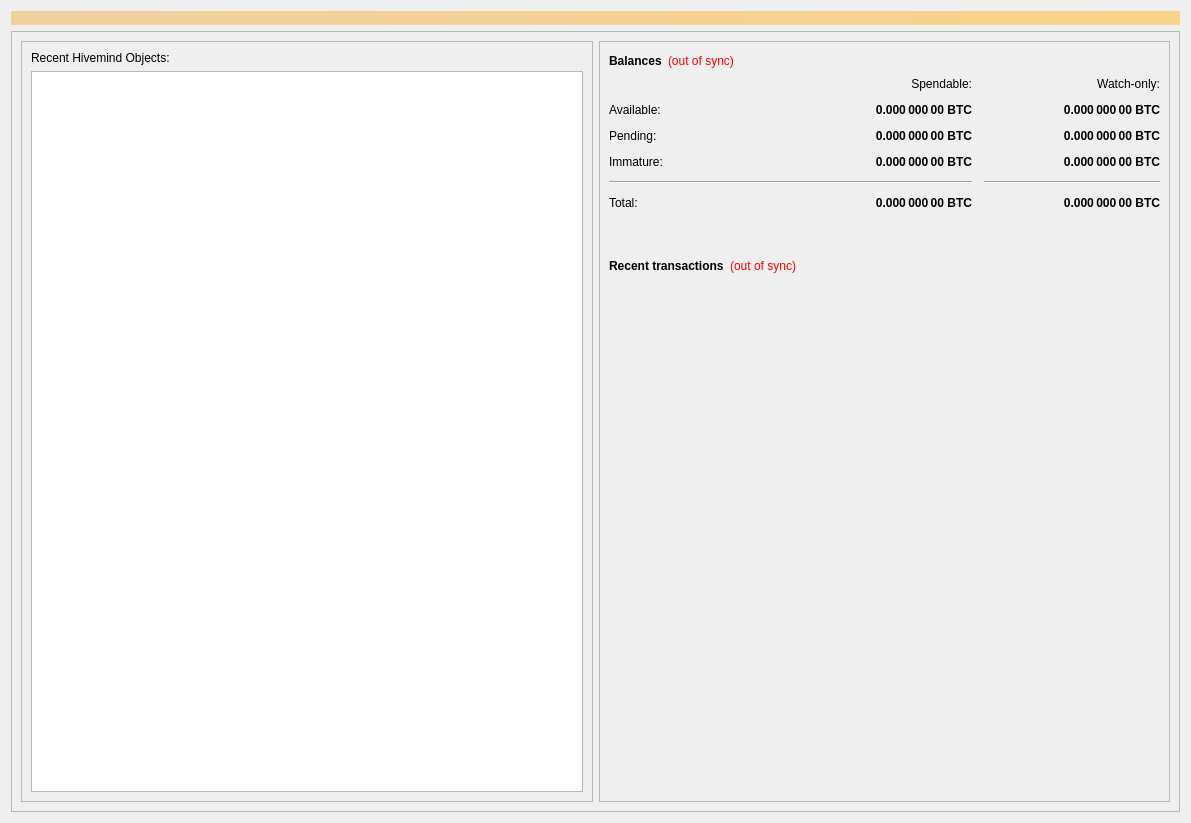
<?xml version="1.0" encoding="UTF-8"?>
<ui version="4.0">
 <class>OverviewPage</class>
 <widget class="QWidget" name="OverviewPage">
  <property name="geometry">
   <rect>
    <x>0</x>
    <y>0</y>
    <width>1191</width>
    <height>823</height>
   </rect>
  </property>
  <property name="windowTitle">
   <string>Form</string>
  </property>
  <layout class="QVBoxLayout" name="topLayout">
   <item>
    <widget class="QLabel" name="labelAlerts">
     <property name="visible">
      <bool>true</bool>
     </property>
     <property name="styleSheet">
      <string notr="true">background-color: qlineargradient(x1: 0, y1: 0, x2: 1, y2: 0, stop:0 #F0D0A0, stop:1 #F8D488); color:#000000;</string>
     </property>
     <property name="wordWrap">
      <bool>true</bool>
     </property>
     <property name="margin">
      <number>3</number>
     </property>
    </widget>
   </item>
   <item>
    <widget class="QFrame" name="frame">
     <property name="frameShape">
      <enum>QFrame::StyledPanel</enum>
     </property>
     <property name="frameShadow">
      <enum>QFrame::Raised</enum>
     </property>
     <layout class="QHBoxLayout" name="horizontalLayout_5">
      <item>
       <widget class="QFrame" name="frame_4">
        <property name="frameShape">
         <enum>QFrame::StyledPanel</enum>
        </property>
        <property name="frameShadow">
         <enum>QFrame::Raised</enum>
        </property>
        <layout class="QVBoxLayout" name="verticalLayout_4">
         <item>
          <widget class="QLabel" name="label">
           <property name="text">
            <string>Recent Hivemind Objects:</string>
           </property>
          </widget>
         </item>
         <item>
          <widget class="QTableView" name="tableViewHivemindObjects"/>
         </item>
        </layout>
       </widget>
      </item>
      <item>
       <widget class="QFrame" name="frame_5">
        <property name="frameShape">
         <enum>QFrame::StyledPanel</enum>
        </property>
        <property name="frameShadow">
         <enum>QFrame::Raised</enum>
        </property>
        <layout class="QVBoxLayout" name="verticalLayout_5">
         <item>
          <layout class="QHBoxLayout" name="horizontalLayout_4">
           <item>
            <widget class="QLabel" name="label_5">
             <property name="font">
              <font>
               <weight>75</weight>
               <bold>true</bold>
              </font>
             </property>
             <property name="text">
              <string>Balances</string>
             </property>
            </widget>
           </item>
           <item>
            <widget class="QLabel" name="labelWalletStatus">
             <property name="cursor">
              <cursorShape>WhatsThisCursor</cursorShape>
             </property>
             <property name="toolTip">
              <string>The displayed information may be out of date. Your wallet automatically synchronizes with the Hivemind network after a connection is established, but this process has not completed yet.</string>
             </property>
             <property name="styleSheet">
              <string notr="true">QLabel { color: red; }</string>
             </property>
             <property name="text">
              <string notr="true">(out of sync)</string>
             </property>
             <property name="alignment">
              <set>Qt::AlignLeading|Qt::AlignLeft|Qt::AlignVCenter</set>
             </property>
            </widget>
           </item>
           <item>
            <spacer name="horizontalSpacer_3">
             <property name="orientation">
              <enum>Qt::Horizontal</enum>
             </property>
             <property name="sizeHint" stdset="0">
              <size>
               <width>40</width>
               <height>20</height>
              </size>
             </property>
            </spacer>
           </item>
          </layout>
         </item>
         <item>
          <layout class="QGridLayout" name="gridLayout">
           <property name="spacing">
            <number>12</number>
           </property>
           <item row="4" column="0" colspan="2">
            <widget class="Line" name="line">
             <property name="orientation">
              <enum>Qt::Horizontal</enum>
             </property>
            </widget>
           </item>
           <item row="4" column="2">
            <widget class="Line" name="lineWatchBalance">
             <property name="sizePolicy">
              <sizepolicy hsizetype="Preferred" vsizetype="Fixed">
               <horstretch>0</horstretch>
               <verstretch>0</verstretch>
              </sizepolicy>
             </property>
             <property name="minimumSize">
              <size>
               <width>140</width>
               <height>0</height>
              </size>
             </property>
             <property name="orientation">
              <enum>Qt::Horizontal</enum>
             </property>
            </widget>
           </item>
           <item row="0" column="2">
            <widget class="QLabel" name="labelWatchonly">
             <property name="text">
              <string>Watch-only:</string>
             </property>
             <property name="alignment">
              <set>Qt::AlignRight|Qt::AlignTrailing|Qt::AlignVCenter</set>
             </property>
            </widget>
           </item>
           <item row="0" column="1">
            <widget class="QLabel" name="labelSpendable">
             <property name="text">
              <string>Spendable:</string>
             </property>
             <property name="alignment">
              <set>Qt::AlignRight|Qt::AlignTrailing|Qt::AlignVCenter</set>
             </property>
            </widget>
           </item>
           <item row="5" column="2">
            <widget class="QLabel" name="labelWatchTotal">
             <property name="font">
              <font>
               <weight>75</weight>
               <bold>true</bold>
              </font>
             </property>
             <property name="cursor">
              <cursorShape>IBeamCursor</cursorShape>
             </property>
             <property name="toolTip">
              <string>Current total balance in watch-only addresses</string>
             </property>
             <property name="text">
              <string notr="true">0.000 000 00 BTC</string>
             </property>
             <property name="alignment">
              <set>Qt::AlignRight|Qt::AlignTrailing|Qt::AlignVCenter</set>
             </property>
             <property name="textInteractionFlags">
              <set>Qt::LinksAccessibleByMouse|Qt::TextSelectableByKeyboard|Qt::TextSelectableByMouse</set>
             </property>
            </widget>
           </item>
           <item row="3" column="2">
            <widget class="QLabel" name="labelWatchImmature">
             <property name="font">
              <font>
               <weight>75</weight>
               <bold>true</bold>
              </font>
             </property>
             <property name="cursor">
              <cursorShape>IBeamCursor</cursorShape>
             </property>
             <property name="toolTip">
              <string>Mined balance in watch-only addresses that has not yet matured</string>
             </property>
             <property name="text">
              <string notr="true">0.000 000 00 BTC</string>
             </property>
             <property name="alignment">
              <set>Qt::AlignRight|Qt::AlignTrailing|Qt::AlignVCenter</set>
             </property>
             <property name="textInteractionFlags">
              <set>Qt::LinksAccessibleByMouse|Qt::TextSelectableByKeyboard|Qt::TextSelectableByMouse</set>
             </property>
            </widget>
           </item>
           <item row="2" column="2">
            <widget class="QLabel" name="labelWatchPending">
             <property name="font">
              <font>
               <weight>75</weight>
               <bold>true</bold>
              </font>
             </property>
             <property name="cursor">
              <cursorShape>IBeamCursor</cursorShape>
             </property>
             <property name="toolTip">
              <string>Unconfirmed transactions to watch-only addresses</string>
             </property>
             <property name="text">
              <string notr="true">0.000 000 00 BTC</string>
             </property>
             <property name="alignment">
              <set>Qt::AlignRight|Qt::AlignTrailing|Qt::AlignVCenter</set>
             </property>
             <property name="textInteractionFlags">
              <set>Qt::LinksAccessibleByMouse|Qt::TextSelectableByKeyboard|Qt::TextSelectableByMouse</set>
             </property>
            </widget>
           </item>
           <item row="1" column="2">
            <widget class="QLabel" name="labelWatchAvailable">
             <property name="font">
              <font>
               <weight>75</weight>
               <bold>true</bold>
              </font>
             </property>
             <property name="cursor">
              <cursorShape>IBeamCursor</cursorShape>
             </property>
             <property name="toolTip">
              <string>Your current balance in watch-only addresses</string>
             </property>
             <property name="text">
              <string notr="true">0.000 000 00 BTC</string>
             </property>
             <property name="alignment">
              <set>Qt::AlignRight|Qt::AlignTrailing|Qt::AlignVCenter</set>
             </property>
             <property name="textInteractionFlags">
              <set>Qt::LinksAccessibleByMouse|Qt::TextSelectableByKeyboard|Qt::TextSelectableByMouse</set>
             </property>
            </widget>
           </item>
           <item row="5" column="1">
            <widget class="QLabel" name="labelTotal">
             <property name="font">
              <font>
               <weight>75</weight>
               <bold>true</bold>
              </font>
             </property>
             <property name="cursor">
              <cursorShape>IBeamCursor</cursorShape>
             </property>
             <property name="toolTip">
              <string>Your current total balance</string>
             </property>
             <property name="text">
              <string notr="true">0.000 000 00 BTC</string>
             </property>
             <property name="alignment">
              <set>Qt::AlignRight|Qt::AlignTrailing|Qt::AlignVCenter</set>
             </property>
             <property name="textInteractionFlags">
              <set>Qt::LinksAccessibleByMouse|Qt::TextSelectableByKeyboard|Qt::TextSelectableByMouse</set>
             </property>
            </widget>
           </item>
           <item row="3" column="1">
            <widget class="QLabel" name="labelImmature">
             <property name="font">
              <font>
               <weight>75</weight>
               <bold>true</bold>
              </font>
             </property>
             <property name="cursor">
              <cursorShape>IBeamCursor</cursorShape>
             </property>
             <property name="toolTip">
              <string>Mined balance that has not yet matured</string>
             </property>
             <property name="text">
              <string notr="true">0.000 000 00 BTC</string>
             </property>
             <property name="alignment">
              <set>Qt::AlignRight|Qt::AlignTrailing|Qt::AlignVCenter</set>
             </property>
             <property name="textInteractionFlags">
              <set>Qt::LinksAccessibleByMouse|Qt::TextSelectableByKeyboard|Qt::TextSelectableByMouse</set>
             </property>
            </widget>
           </item>
           <item row="2" column="1">
            <widget class="QLabel" name="labelUnconfirmed">
             <property name="font">
              <font>
               <weight>75</weight>
               <bold>true</bold>
              </font>
             </property>
             <property name="cursor">
              <cursorShape>IBeamCursor</cursorShape>
             </property>
             <property name="toolTip">
              <string>Total of transactions that have yet to be confirmed, and do not yet count toward the spendable balance</string>
             </property>
             <property name="text">
              <string notr="true">0.000 000 00 BTC</string>
             </property>
             <property name="alignment">
              <set>Qt::AlignRight|Qt::AlignTrailing|Qt::AlignVCenter</set>
             </property>
             <property name="textInteractionFlags">
              <set>Qt::LinksAccessibleByMouse|Qt::TextSelectableByKeyboard|Qt::TextSelectableByMouse</set>
             </property>
            </widget>
           </item>
           <item row="1" column="1">
            <widget class="QLabel" name="labelBalance">
             <property name="font">
              <font>
               <weight>75</weight>
               <bold>true</bold>
              </font>
             </property>
             <property name="cursor">
              <cursorShape>IBeamCursor</cursorShape>
             </property>
             <property name="toolTip">
              <string>Your current spendable balance</string>
             </property>
             <property name="text">
              <string notr="true">0.000 000 00 BTC</string>
             </property>
             <property name="alignment">
              <set>Qt::AlignRight|Qt::AlignTrailing|Qt::AlignVCenter</set>
             </property>
             <property name="textInteractionFlags">
              <set>Qt::LinksAccessibleByMouse|Qt::TextSelectableByKeyboard|Qt::TextSelectableByMouse</set>
             </property>
            </widget>
           </item>
           <item row="5" column="0">
            <widget class="QLabel" name="labelTotalText">
             <property name="text">
              <string>Total:</string>
             </property>
            </widget>
           </item>
           <item row="3" column="0">
            <widget class="QLabel" name="labelImmatureText">
             <property name="text">
              <string>Immature:</string>
             </property>
            </widget>
           </item>
           <item row="2" column="0">
            <widget class="QLabel" name="labelPendingText">
             <property name="text">
              <string>Pending:</string>
             </property>
            </widget>
           </item>
           <item row="1" column="0">
            <widget class="QLabel" name="labelBalanceText">
             <property name="text">
              <string>Available:</string>
             </property>
            </widget>
           </item>
          </layout>
         </item>
         <item>
          <spacer name="verticalSpacer">
           <property name="orientation">
            <enum>Qt::Vertical</enum>
           </property>
           <property name="sizeType">
            <enum>QSizePolicy::Minimum</enum>
           </property>
           <property name="sizeHint" stdset="0">
            <size>
             <width>20</width>
             <height>40</height>
            </size>
           </property>
          </spacer>
         </item>
         <item>
          <layout class="QHBoxLayout" name="horizontalLayout_2">
           <item>
            <widget class="QLabel" name="label_4">
             <property name="font">
              <font>
               <weight>75</weight>
               <bold>true</bold>
              </font>
             </property>
             <property name="text">
              <string>Recent transactions</string>
             </property>
            </widget>
           </item>
           <item>
            <widget class="QLabel" name="labelTransactionsStatus">
             <property name="cursor">
              <cursorShape>WhatsThisCursor</cursorShape>
             </property>
             <property name="toolTip">
              <string>The displayed information may be out of date. Your wallet automatically synchronizes with the Hivemind network after a connection is established, but this process has not completed yet.</string>
             </property>
             <property name="styleSheet">
              <string notr="true">QLabel { color: red; }</string>
             </property>
             <property name="text">
              <string notr="true">(out of sync)</string>
             </property>
             <property name="alignment">
              <set>Qt::AlignRight|Qt::AlignTrailing|Qt::AlignVCenter</set>
             </property>
            </widget>
           </item>
           <item>
            <spacer name="horizontalSpacer">
             <property name="orientation">
              <enum>Qt::Horizontal</enum>
             </property>
             <property name="sizeHint" stdset="0">
              <size>
               <width>40</width>
               <height>20</height>
              </size>
             </property>
            </spacer>
           </item>
          </layout>
         </item>
         <item>
          <widget class="QListView" name="listTransactions">
           <property name="styleSheet">
            <string notr="true">QListView { background: transparent; }</string>
           </property>
           <property name="frameShape">
            <enum>QFrame::NoFrame</enum>
           </property>
           <property name="verticalScrollBarPolicy">
            <enum>Qt::ScrollBarAlwaysOff</enum>
           </property>
           <property name="horizontalScrollBarPolicy">
            <enum>Qt::ScrollBarAlwaysOff</enum>
           </property>
           <property name="selectionMode">
            <enum>QAbstractItemView::NoSelection</enum>
           </property>
          </widget>
         </item>
        </layout>
       </widget>
      </item>
     </layout>
    </widget>
   </item>
  </layout>
 </widget>
 <resources/>
 <connections/>
</ui>
